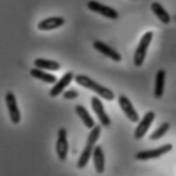
%> input picture chapter5/bacteria.BMP, 176 x 176 px
$ octave ex5_7.m   (GNU Octave 9; MATLAB toolbox functions it lacks are replaced by stand-ins)
%> lines starting %> are read from the running program, lines starting %| are printed output that depends on the picture
% 基于3种拉普拉斯模板的滤波

I = imread('../bacteria.bmp');
%> I is the input picture: size 176x176 uint8; min 6, max 234, mean 107.6
figure, imshow(I); %得到图5.9（a）
I = double(I);
%> I: size 176x176 double
w1 = [0 -1 0; -1 4 -1; 0 -1 0]
L1 = imfilter(I, w1, 'corr', 'replicate');
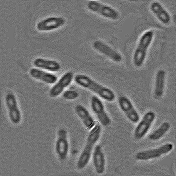
%> L1: size 176x176 double; min -30, max 36, mean 0; drawn with min black and max white
w2 = [-1 -1 -1; -1 8 -1; -1 -1 -1]
L2 = imfilter(I, w2, 'corr', 'replicate');
figure, imshow(abs(L1), []);%得到图5.9（b）
%> after `imshow(abs(L1), [])`:
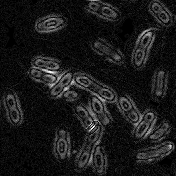
%> displayed picture: size 176x176, on the screen's scale of 0 to 255; min 0, max 255, mean 25.9
figure, imshow(abs(L2), []);%得到图5.9（c）
w3 = [1 4 1; 4 -20 4; 1 4 1]
L3 = imfilter(I, w3, 'corr', 'replicate');
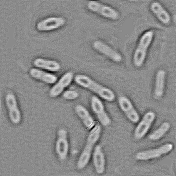
%> L3: size 176x176 double; min -213, max 178, mean 0; drawn with min black and max white
figure, imshow(abs(L3), []);%得到图5.9（d）

$ run again, with chapter5/Baby_smooth.bmp copied over chapter5/bacteria.BMP
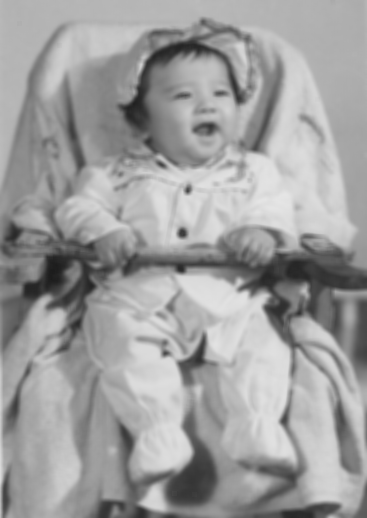
%> input picture chapter5/Baby_smooth.bmp, 367 x 518 px
%> I is the input picture: size 518x367 uint8; min 28, max 229, mean 158.5
%> I: size 518x367 double
%> `imshow(abs(L1), [])`:
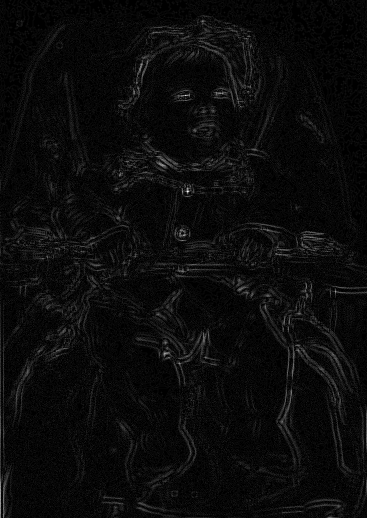
%> displayed picture: size 518x367, on the screen's scale of 0 to 255; min 0, max 255, mean 11.1
%> `L3 = imfilter(I, w3, 'corr', 'replicate');`:
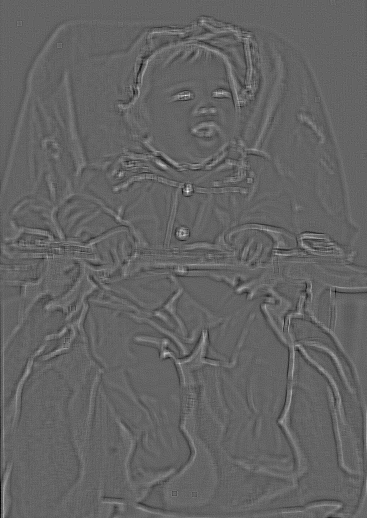
%> L3: size 518x367 double; min -215, max 332, mean 0; drawn with min black and max white
